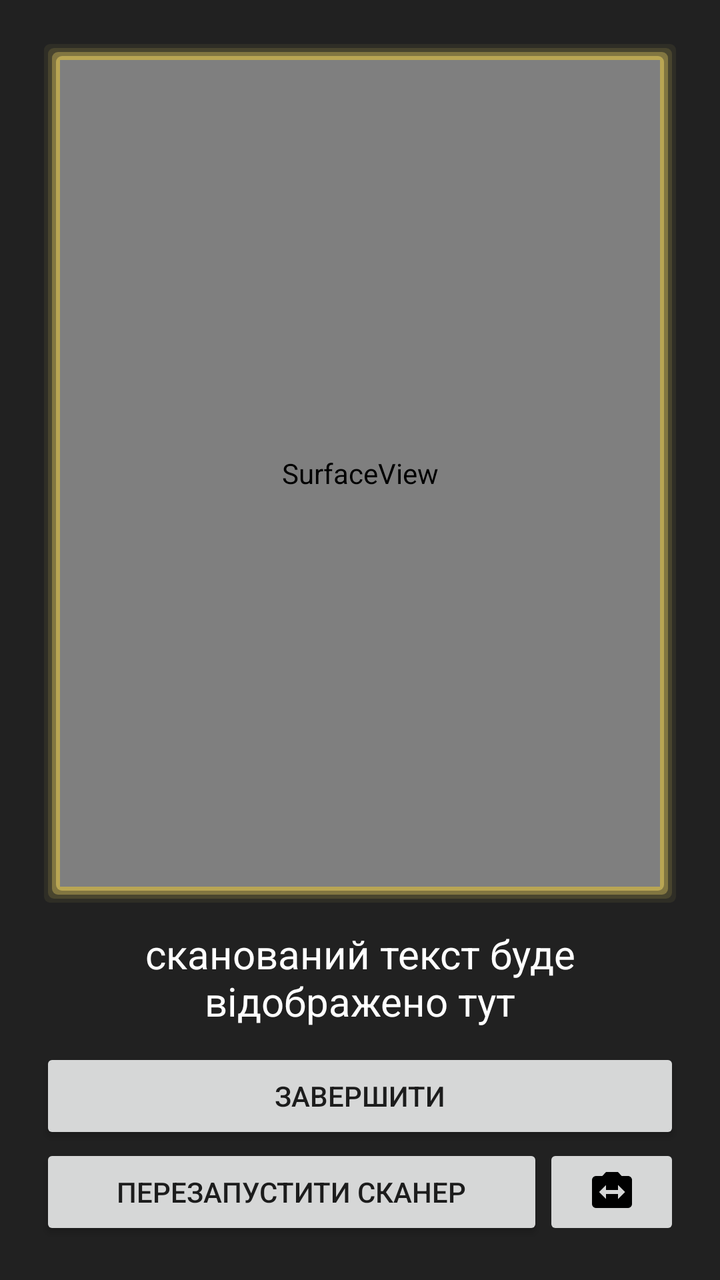
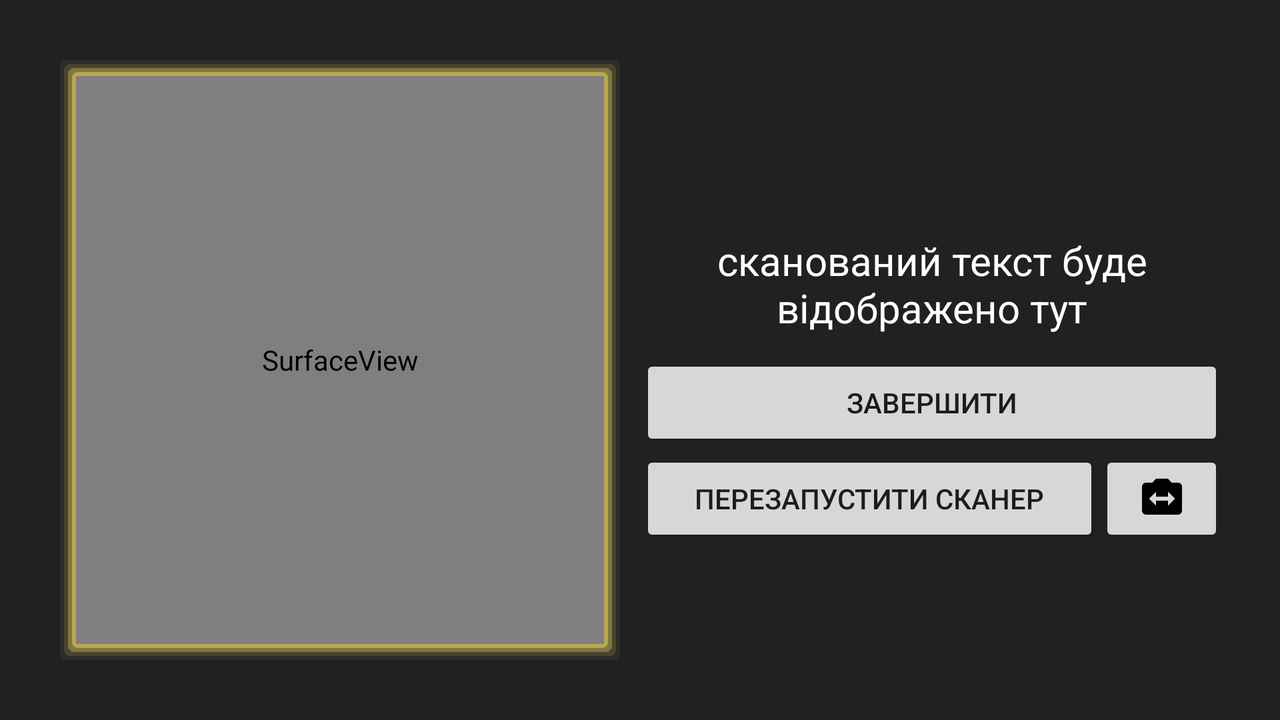

First picture: res/layout/ on a phone held upright. Second picture: the repository's own variant of that layout, on a device whose configuration matches the variant's folder. Source for both follows.
<!-- AndroidManifest.xml: application theme AppTheme -->
<!-- res/layout/fragment_qr.xml -->
<?xml version="1.0" encoding="utf-8"?>
<RelativeLayout xmlns:android="http://schemas.android.com/apk/res/android"
    android:layout_width="match_parent"
    android:layout_height="match_parent"
    xmlns:app="http://schemas.android.com/apk/res-auto"
    android:background="@color/colorPrimaryDark"
    android:gravity="center"
    android:padding="20dp">
    <LinearLayout
        android:layout_width="match_parent"
        android:layout_height="match_parent"
        android:layout_above="@+id/info"
        android:background="@drawable/shadow_yellow"
        android:id="@+id/surfaceCorners">
    <SurfaceView

        android:id="@+id/camera_view"
        android:layout_width="match_parent"
        android:layout_height="match_parent"

        />
    </LinearLayout>

    <LinearLayout
        android:id="@+id/info"
        android:layout_width="match_parent"
        android:layout_height="wrap_content"
        android:layout_alignParentBottom="true"
        android:orientation="vertical"
        >

        <TextView
            android:id="@+id/code_info"
            android:layout_width="match_parent"
            android:layout_height="wrap_content"
            android:gravity="center"
            android:padding="10dp"
            android:text="@string/scanned_text"
            android:textColor="@android:color/white"
            android:textSize="20sp" />
        <Button
            android:id="@+id/btn_start_stop"
            android:layout_width="match_parent"
            android:layout_height="wrap_content"
            android:text="@string/close"
            />

<LinearLayout
    android:layout_width="match_parent"
    android:layout_height="wrap_content"
    android:orientation="horizontal">
        <Button
            android:id="@+id/btn_restart_activity"
            android:layout_width="match_parent"
            android:layout_height="wrap_content"
            android:layout_gravity="center_horizontal"
            android:text="@string/restart_scanner"
            android:layout_weight="3"
            />
    <ImageButton
        android:id="@+id/switchCameraButton"
        android:layout_width="match_parent"
        android:layout_height="match_parent"
        android:layout_weight="11"
        app:srcCompat="@drawable/ic_switch"
         />

</LinearLayout>
    </LinearLayout>
</RelativeLayout>
<!-- resources referenced by this layout -->
<resources>
  <color name="colorPrimaryDark">#ff212121</color>
  <!-- drawable ic_switch (drawable) -->
  <?xml version="1.0" encoding="utf-8"?>
  <vector xmlns:android="http://schemas.android.com/apk/res/android"
      android:height="24dp"
      android:width="24dp"
      android:viewportWidth="24"
      android:viewportHeight="24">
      <path android:fillColor="#000" android:pathData="M15,15.5V13H9V15.5L5.5,12L9,8.5V11H15V8.5L18.5,12M20,4H16.83L15,2H9L7.17,4H4A2,2 0 0,0 2,6V18A2,2 0 0,0 4,20H20A2,2 0 0,0 22,18V6C22,4.89 21.1,4 20,4Z" />
  </vector>
  <!-- drawable shadow_yellow (drawable) -->
  <?xml version="1.0" encoding="utf-8"?>
  <layer-list xmlns:android="http://schemas.android.com/apk/res/android" >
  
      
      <item>
          <shape>
              <padding
                  android:bottom="2dp"
                  android:left="2dp"
                  android:right="2dp"
                  android:top="2dp" />
  
              <solid android:color="#00FEE36B" />
  
              <corners android:radius="3dp" />
          </shape>
      </item>
      <item>
          <shape>
              <padding
                  android:bottom="2dp"
                  android:left="2dp"
                  android:right="2dp"
                  android:top="2dp" />
  
              <solid android:color="#10FEE36B" />
  
              <corners android:radius="3dp" />
          </shape>
      </item>
      <item>
          <shape>
              <padding
                  android:bottom="2dp"
                  android:left="2dp"
                  android:right="2dp"
                  android:top="2dp" />
  
              <solid android:color="#20FEE36B" />
  
              <corners android:radius="3dp" />
          </shape>
      </item>
      <item>
          <shape>
              <padding
                  android:bottom="2dp"
                  android:left="2dp"
                  android:right="2dp"
                  android:top="2dp" />
  
              <solid android:color="#50FEE36B" />
  
              <corners android:radius="3dp" />
          </shape>
      </item>
      <item>
          <shape>
              <padding
                  android:bottom="2dp"
                  android:left="2dp"
                  android:right="2dp"
                  android:top="2dp" />
  
              <solid android:color="#70FEE36B" />
  
              <corners android:radius="3dp" />
          </shape>
      </item>
  
      
      <item>
          <shape>
              <solid android:color="@android:color/white" />
  
              <corners android:radius="3dp" />
          </shape>
      </item>
  
  </layer-list>
  <string name="close">ЗАВЕРШИТИ</string>
  <string name="restart_scanner">ПЕРЕЗАПУСТИТИ СКАНЕР</string>
  <string name="scanned_text">сканований текст буде відображено тут</string>
  <style name="AppTheme" parent="Theme.AppCompat.Light.DarkActionBar">
          
          <item name="colorPrimary">@color/colorPrimaryDark</item>
          <item name="colorPrimaryDark">@color/colorPrimaryDark</item>
          <item name="colorAccent">@color/colorAccent</item>
          <item name="android:backgroundDimEnabled">false</item>
          <item name="android:titleTextStyle">@style/MyTheme.ActionBar.TitleTextStyle</item>
          <item name="android:subtitleTextStyle">@style/MyTheme.ActionBar.TitleTextStyle</item>
          <item name="titleTextStyle">@style/MyTheme.ActionBar.TitleTextStyle</item>
          <item name="subtitleTextStyle">@style/MyTheme.ActionBar.TitleTextStyle</item>
          <item name="android:windowContentOverlay">@null</item>
          <item name="elevation">0dp</item>
      </style>
  <color name="colorAccent">#ff212121</color>
  <style name="MyTheme.ActionBar.TitleTextStyle" parent="@android:style/TextAppearance">
          <item name="android:textColor">@color/colorWhite</item>
          <item name="android:textSize">12sp</item>
      </style>
  <color name="colorWhite">#ffffff</color>
</resources>
<!-- res/layout-land/fragment_qr.xml (the repository's variant of the layout above) -->
<!-- drawn on the phone turned sideways -->
<?xml version="1.0" encoding="utf-8"?>
<android.support.constraint.ConstraintLayout xmlns:android="http://schemas.android.com/apk/res/android"
    xmlns:app="http://schemas.android.com/apk/res-auto"
    xmlns:tools="http://schemas.android.com/tools"
    android:layout_width="match_parent"
    android:layout_height="match_parent"
    android:background="@color/colorPrimaryDark"
    android:gravity="center"
    android:padding="20dp">

    <LinearLayout
        android:id="@+id/surfaceCorners"
        android:layout_width="0dp"
        android:layout_height="0dp"
        android:layout_above="@+id/info"
        android:layout_marginBottom="8dp"
        android:layout_marginEnd="8dp"
        android:layout_marginStart="8dp"
        android:layout_marginTop="8dp"
        android:background="@drawable/shadow_yellow"
        app:layout_constraintBottom_toBottomOf="parent"
        app:layout_constraintEnd_toStartOf="@+id/guideline10"
        app:layout_constraintStart_toStartOf="parent"
        app:layout_constraintTop_toTopOf="parent">

        <SurfaceView

            android:id="@+id/camera_view"
            android:layout_width="match_parent"
            android:layout_height="match_parent"

            />
    </LinearLayout>

    <LinearLayout
        android:id="@+id/info"
        android:layout_width="0dp"
        android:layout_height="wrap_content"
        android:layout_alignParentBottom="true"
        android:layout_marginBottom="8dp"
        android:layout_marginEnd="8dp"
        android:layout_marginTop="28dp"
        android:orientation="vertical"
        app:layout_constraintBottom_toBottomOf="parent"
        app:layout_constraintEnd_toEndOf="parent"
        app:layout_constraintHorizontal_bias="0.166"
        app:layout_constraintStart_toStartOf="@+id/guideline10"
        app:layout_constraintTop_toTopOf="parent">

        <TextView
            android:id="@+id/code_info"
            android:layout_width="match_parent"
            android:layout_height="wrap_content"
            android:gravity="center"
            android:padding="10dp"
            android:text="@string/scanned_text"
            android:textColor="@android:color/white"
            android:textSize="20sp" />

        <Button
            android:id="@+id/btn_start_stop"
            android:layout_width="match_parent"
            android:layout_height="wrap_content"
            android:text="@string/close" />

        <LinearLayout
            android:layout_width="match_parent"
            android:layout_height="wrap_content"
            android:orientation="horizontal">

            <Button
                android:id="@+id/btn_restart_activity"
                android:layout_width="match_parent"
                android:layout_height="wrap_content"
                android:layout_gravity="center_horizontal"
                android:layout_weight="3"
                android:text="@string/restart_scanner" />

            <ImageButton
                android:id="@+id/switchCameraButton"
                android:layout_width="match_parent"
                android:layout_height="match_parent"
                android:layout_weight="11"
                app:srcCompat="@drawable/ic_switch" />

        </LinearLayout>
    </LinearLayout>

    <android.support.constraint.Guideline
        android:id="@+id/guideline10"
        android:layout_width="wrap_content"
        android:layout_height="wrap_content"
        android:orientation="vertical"
        app:layout_constraintGuide_percent="0.5" />
</android.support.constraint.ConstraintLayout>
